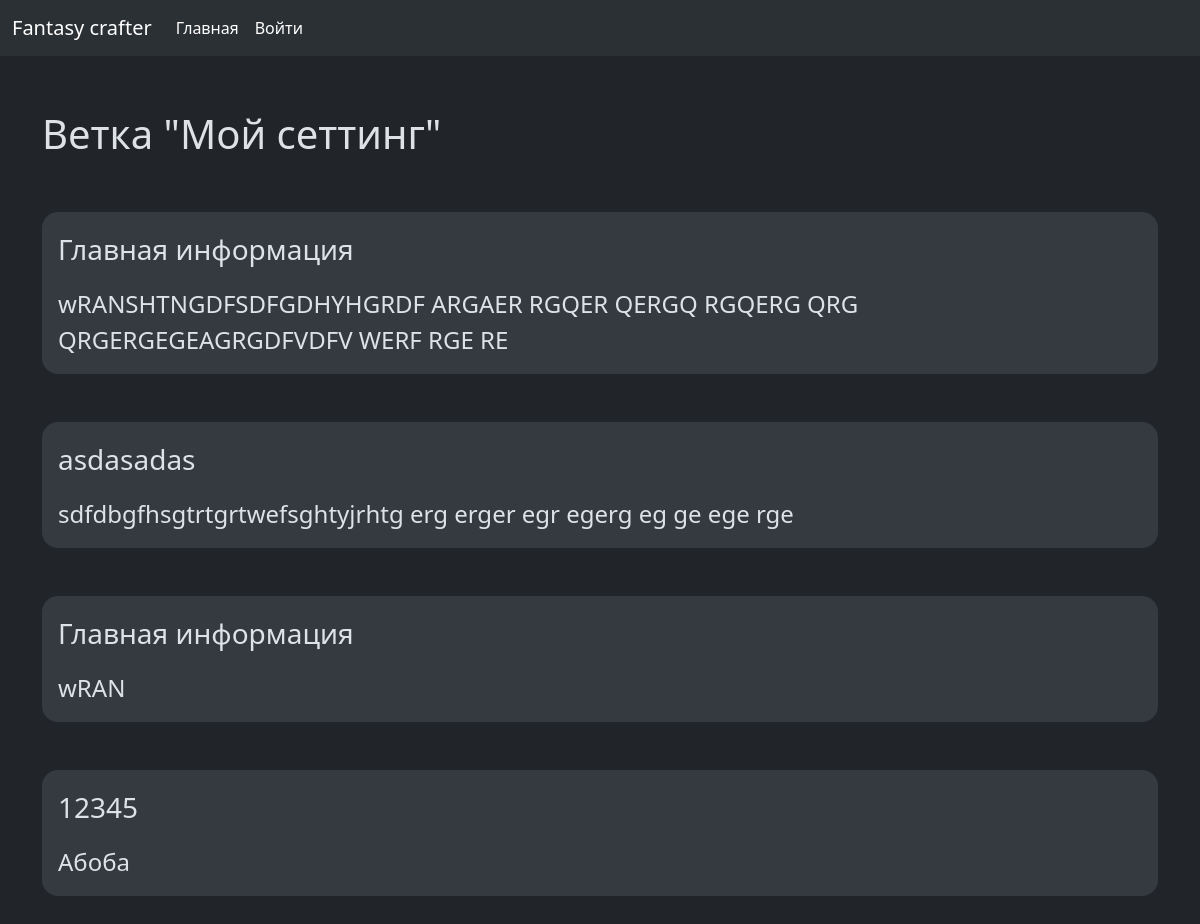
Before: /show_node/1 with the older database file.
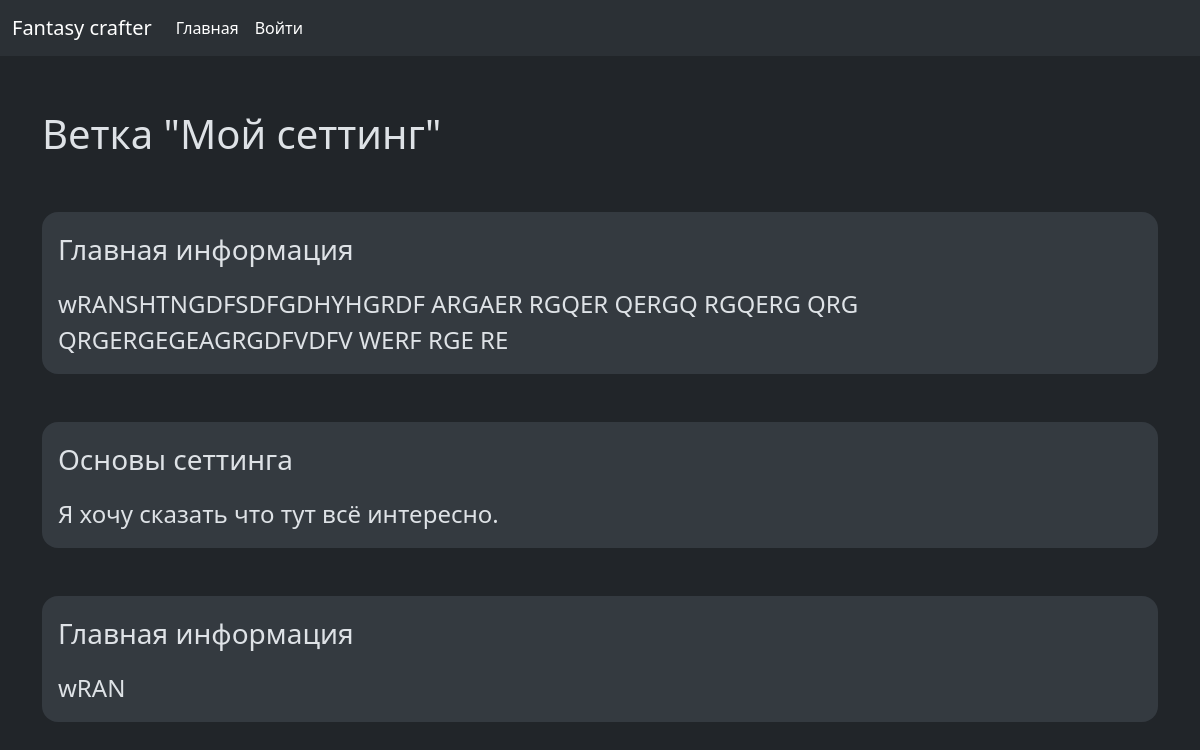
After: the same page with the newer database file.
### node_manager/models.py (models this page shows)
class NodePiece(models.Model):
    piece_name =  models.CharField(max_length=200)
    node = models.ForeignKey(Nodes, null=False, blank=False, on_delete=models.CASCADE)
    is_secret = models.BooleanField(null=False, blank=False, default=True)
    body = models.CharField()

### node_manager/views.py (the view, shortened to what this page needs)
# urls.py: path('show_node/<int:pk>', views.show_node, name='show_node'),
def show_node(request, pk):
    try:
        node = Nodes.objects.get(pk=pk)
    except Nodes.DoesNotExist:
        return redirect("node_manager:not_found")
    if request.user != node.owner:
        if node.access_mode.name == "private":
            return redirect("node_manager:forbidden")
        pieces = NodePiece.objects.filter(node=node, is_secret=False)
        form = None
    else:
        form = NodePieceForm()
        pieces = NodePiece.objects.filter(node=node)
    return render(request, "show_node.html", {'form': form, 'pieces': pieces, "node": node})

### node_manager/templates/show_node.html (shortened to what this page needs)
{% extends 'base_layout.html' %}
{% block content %}
<div class="container my-5">
    <div class="fs-1 mb-5">Ветка "{{ node.name }}"</div>
    {% for piece in pieces %}
    <div class="mb-5 piece bg-light-subtle rounded-4 p-3" id="piece-{{piece.id}}" id_value="{{ piece.id }}">
        <div class="mb-3 d-flex align-items-center gap-3">
            <div class="fs-3 piece_name">{{ piece.piece_name }}</div>
        </div>
        <div class="fs-4 piece_body">{{ piece.body}}</div>
    </div>
    {% endfor %}
</div>
{% endblock %}

Changed rows visible on the page:
removed NodePiece: {{ piece.id }} 29 (drawn), piece_name "asdasadas", body "sdfdbgfhsgtrtgrtwefsghtyjrhtg erg erger egr egerg eg ge ege rge"
removed NodePiece: {{ piece.id }} 41 (drawn), piece_name "12345", body "Абоба"
added NodePiece: {{ piece.id }} 29 (drawn), piece_name "Основы сеттинга", body "Я хочу сказать что тут всё интересно."
